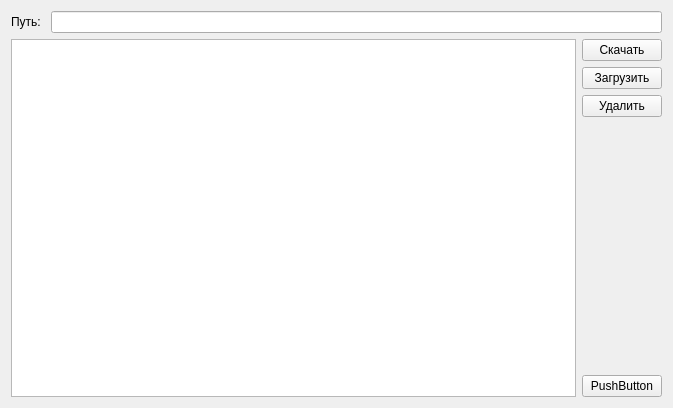
<?xml version="1.0" encoding="UTF-8"?>
<ui version="4.0">
 <class>Directory</class>
 <widget class="QWidget" name="Directory">
  <property name="geometry">
   <rect>
    <x>0</x>
    <y>0</y>
    <width>673</width>
    <height>408</height>
   </rect>
  </property>
  <property name="windowTitle">
   <string>Form</string>
  </property>
  <layout class="QVBoxLayout" name="verticalLayout_2">
   <item>
    <layout class="QHBoxLayout" name="horizontalLayout">
     <item>
      <widget class="QLabel" name="label">
       <property name="text">
        <string>Путь: </string>
       </property>
      </widget>
     </item>
     <item>
      <widget class="QLineEdit" name="pathEdit"/>
     </item>
    </layout>
   </item>
   <item>
    <layout class="QHBoxLayout" name="horizontalLayout_2">
     <item>
      <widget class="QTreeView" name="treeView"/>
     </item>
     <item>
      <layout class="QVBoxLayout" name="verticalLayout">
       <item>
        <widget class="QPushButton" name="downloadButton">
         <property name="text">
          <string>Скачать</string>
         </property>
        </widget>
       </item>
       <item>
        <widget class="QPushButton" name="uploadButton">
         <property name="text">
          <string>Загрузить</string>
         </property>
        </widget>
       </item>
       <item>
        <widget class="QPushButton" name="deleteButton">
         <property name="text">
          <string>Удалить</string>
         </property>
        </widget>
       </item>
       <item>
        <spacer name="verticalSpacer">
         <property name="orientation">
          <enum>Qt::Vertical</enum>
         </property>
         <property name="sizeHint" stdset="0">
          <size>
           <width>20</width>
           <height>40</height>
          </size>
         </property>
        </spacer>
       </item>
       <item>
        <widget class="QPushButton" name="closeButton">
         <property name="text">
          <string>PushButton</string>
         </property>
        </widget>
       </item>
      </layout>
     </item>
    </layout>
   </item>
  </layout>
 </widget>
 <resources/>
 <connections/>
</ui>
